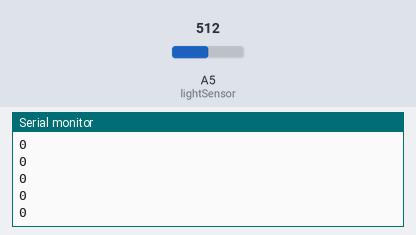
Simulated run of this sketch. Board: Arduino Uno, built with avr-gcc and run on an emulated ATmega328P. Parts: the last lines printed to the serial monitor. Inputs (shaded band) come from the test bench; at power-on: A5 (lightSensor) = 512.

Above: at 1.2 s.
1.3 s: A5 (lightSensor) set to 716
At 1.32 s:
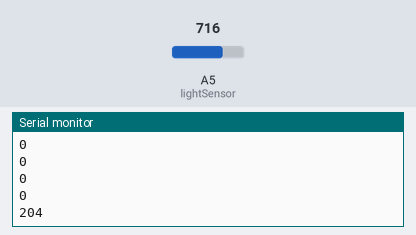
2.8 s: A5 (lightSensor) set to 900
At 2.83 s:
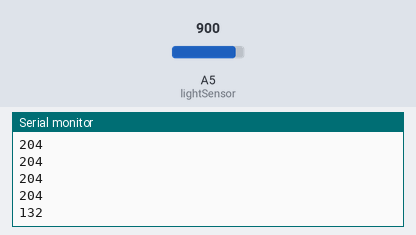
Timing chart, 0 to 5.8 s (numbered marks = the images above; inputs shaded):
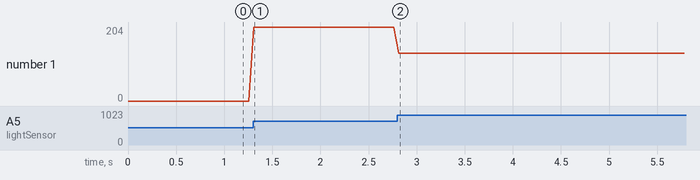

The sketch:

sensorReadSerialWrite.ino
```cpp
/*

CDS -> serial -> SC : Playbuf의 rate 조절

*/


int lightSensor = A5;

void setup() {
  Serial.begin(115200);
  pinMode(lightSensor, INPUT);
}

void loop() {

    byte sensorVal = analogRead(lightSensor);
    Serial.println(sensorVal);
    delay(50); // 시리얼을 보내는 쪽의 속도가 받는 쪽의 속도 보다는 늦어야 한다 (1초에 20번)

}
```

Measured:
- after the input at 1.3 s, the serial monitor: prints a new line at once (image 1)
- after the input at 2.8 s, the serial monitor: prints a new line at once (image 2)
- plotted number 1: 0 → 204 after the input at 1.3 s, 204 → 132 after the input at 2.8 s
